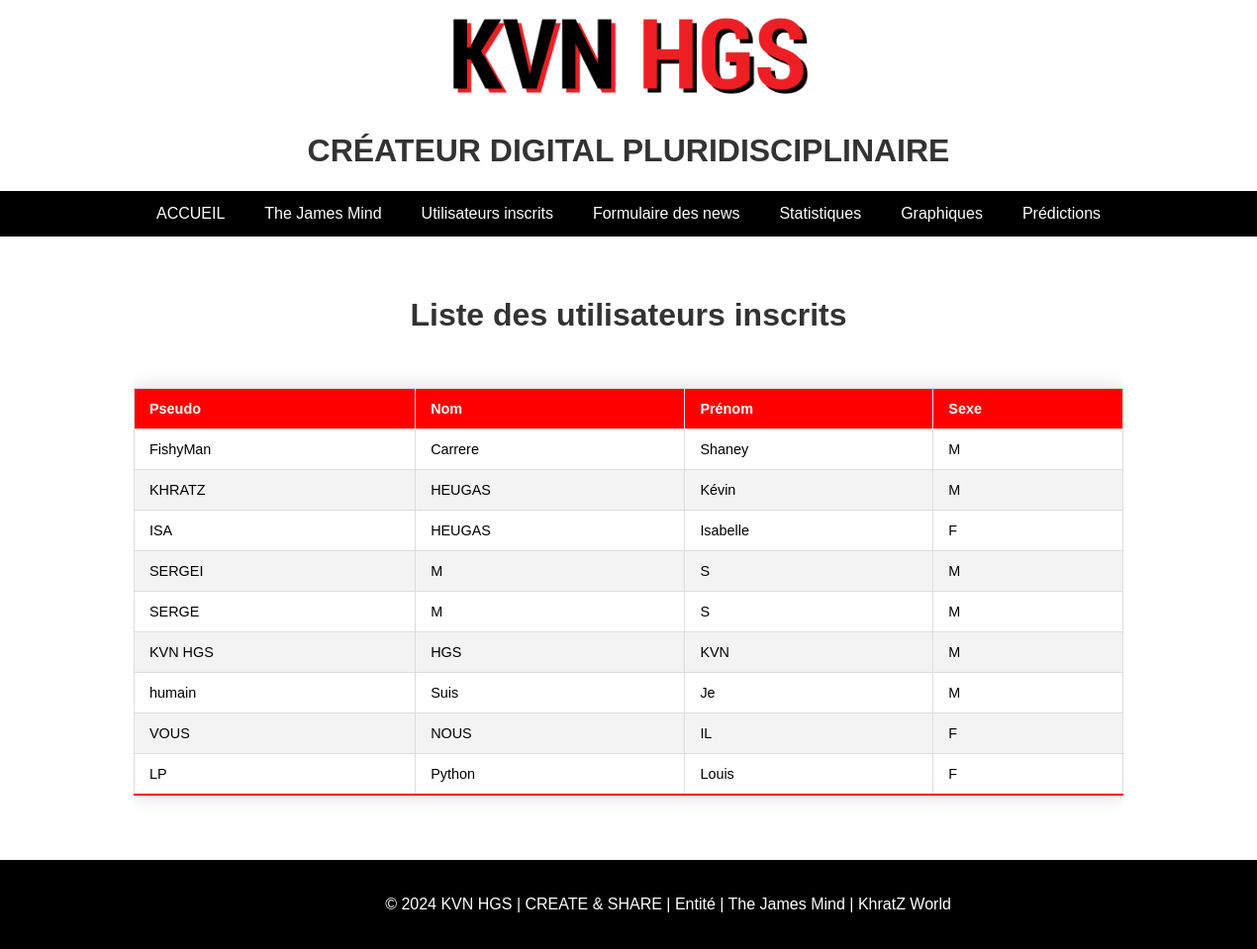
Before: /utilisateurs-inscrits with the older database file.
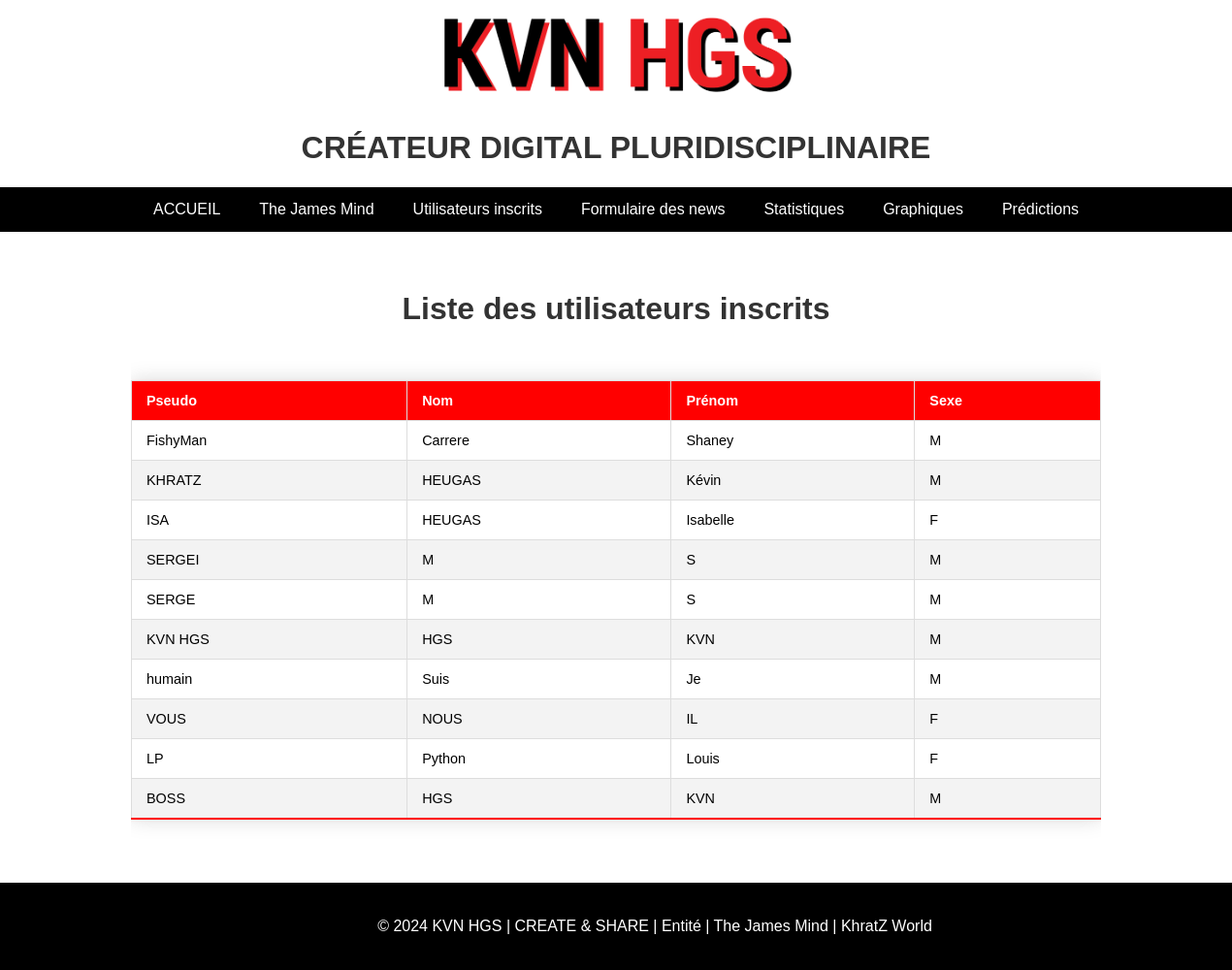
After: the same page with the newer database file.
### models.py (models this page shows)
class User(db.Model):
    id = db.Column(db.Integer, primary_key=True)
    prenom = db.Column(db.String(50), nullable=False)
    nom = db.Column(db.String(50), nullable=False)
    sexe = db.Column(db.String(1), nullable=False)
    pseudo = db.Column(db.String(50), unique=True, nullable=False)

### main.py (the view)
@app.route('/utilisateurs-inscrits')
def utilisateurs_inscrits():
    users = User.query.all()
    return render_template('utilisateurs_inscrits.html', users=users)

### templates/utilisateurs_inscrits.html (shortened to what this page needs)
{% extends 'layout.html' %}
{% block content %}
<div class="container">
    <h1 class="page-heading">Liste des utilisateurs inscrits</h1>
    <div class="table-container">
        <table class="styled-table">
            <thead>
                <tr>
                    <th>Pseudo</th>
                    <th>Nom</th>
                    <th>Prénom</th>
                    <th>Sexe</th>
                </tr>
            </thead>
            <tbody>
                {% for user in users %}
                <tr>
                    <td>{{ user.pseudo }}</td>
                    <td>{{ user.nom }}</td>
                    <td>{{ user.prenom }}</td>
                    <td>{{ user.sexe }}</td>
                </tr>
                {% endfor %}
            </tbody>
        </table>
    </div>
</div>
{% endblock %}

### templates/layout.html (shortened to what this page needs)
<!DOCTYPE html>
<html lang="en">
<head>
    <link rel="stylesheet" type="text/css" href="{{ url_for('static', filename='main.css') }}">
</head>
<body>
    <header>
        <a href="/"><img src="../static/images/logo_kvn_hgs.png" alt="KVN HGS LOGO"></a>
        <h1>CRÉATEUR DIGITAL PLURIDISCIPLINAIRE</h1>
        <div class="navbar">
            <a href="{{ url_for('hello') }}">ACCUEIL</a>
            <a href="{{ url_for('jms') }}">The James Mind</a>
            <a href="{{ url_for('utilisateurs_inscrits') }}">Utilisateurs inscrits</a>
            <a href="{{ url_for('get_news_form') }}">Formulaire des news</a>
            <a href="{{ url_for('upload') }}">Statistiques</a>
            <a href="{{ url_for('stock_graph', company=['Apple', 'Tesla']) }}">Graphiques</a>
            <a href="{{ url_for('prediction') }}">Prédictions</a>
        </div>
    </header>
    <main class="content">
        {% block content %}
        {% endblock %}
    </main>
    <footer class="footer">
        <p class="footer">© 2024 KVN HGS | CREATE & SHARE | Entité | The James Mind | KhratZ World</p>
    </footer>
</body>
</html>

### static/main.css (style rules this page uses)
body { font-family: Arial, sans-serif; margin: 0; padding: 0; text-align: center; display: flex; flex-direction: column; min-height: 100vh; }
.content { flex: 1; padding: 20px; }
.footer { background-color: black; color: white; text-align: center; padding: 10px 20px; width: 100%; }
.navbar { background-color: black; overflow: hidden; display: flex; justify-content: center; }
.navbar a { display: block; color: white; text-align: center; padding: 14px 20px; text-decoration: none; }
h1, h2 { color: #333; }
img { width: 400px; }
.container { max-width: 1000px; margin: auto; padding: 20px; }
.page-heading { text-align: center; margin-bottom: 30px; }
.table-container { overflow-x: auto; }
.styled-table { width: 100%; border-collapse: collapse; margin: 25px 0; font-size: 0.9em; font-family: sans-serif; min-width: 400px; box-shadow: 0 0 20px rgba(0, 0, 0, 0.15); }
.styled-table thead tr { background-color: red; color: #ffffff; text-align: left; }
.styled-table th, .styled-table td { padding: 12px 15px; }
.styled-table tbody tr { border-bottom: thin solid #dddddd; }
.styled-table tbody tr:nth-of-type(even) { background-color: #f3f3f3; }
.styled-table tbody tr:last-of-type { border-bottom: 2px solid red; }
table { width: 100%; border-collapse: collapse; margin-top: 20px; }
th, td { border: 1px solid #ddd; padding: 8px; text-align: left; }
th { background-color: red; color: white; }

Changed rows visible on the page:
added User: pseudo "BOSS", nom "HGS", prenom "KVN", sexe "M"
